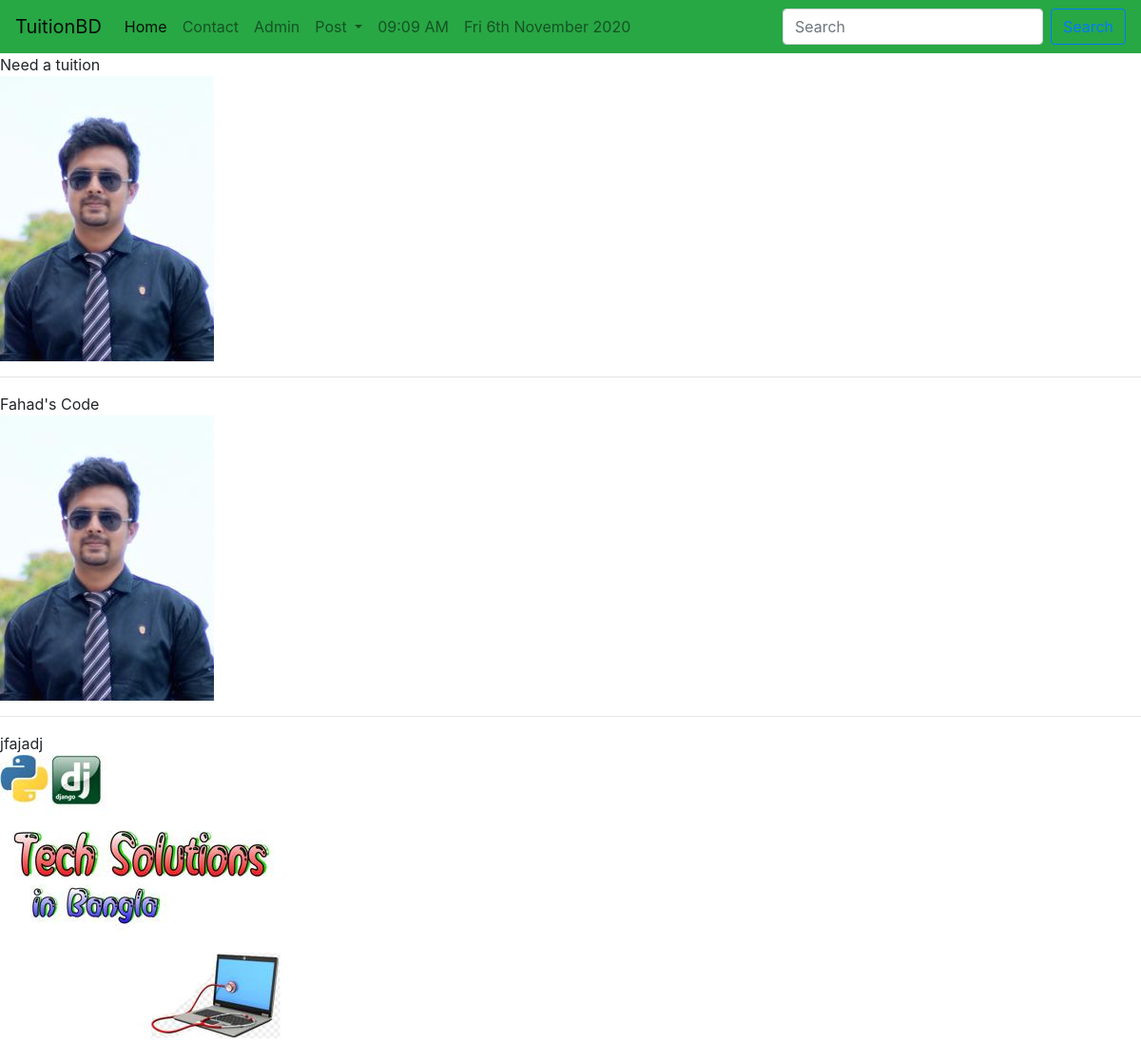
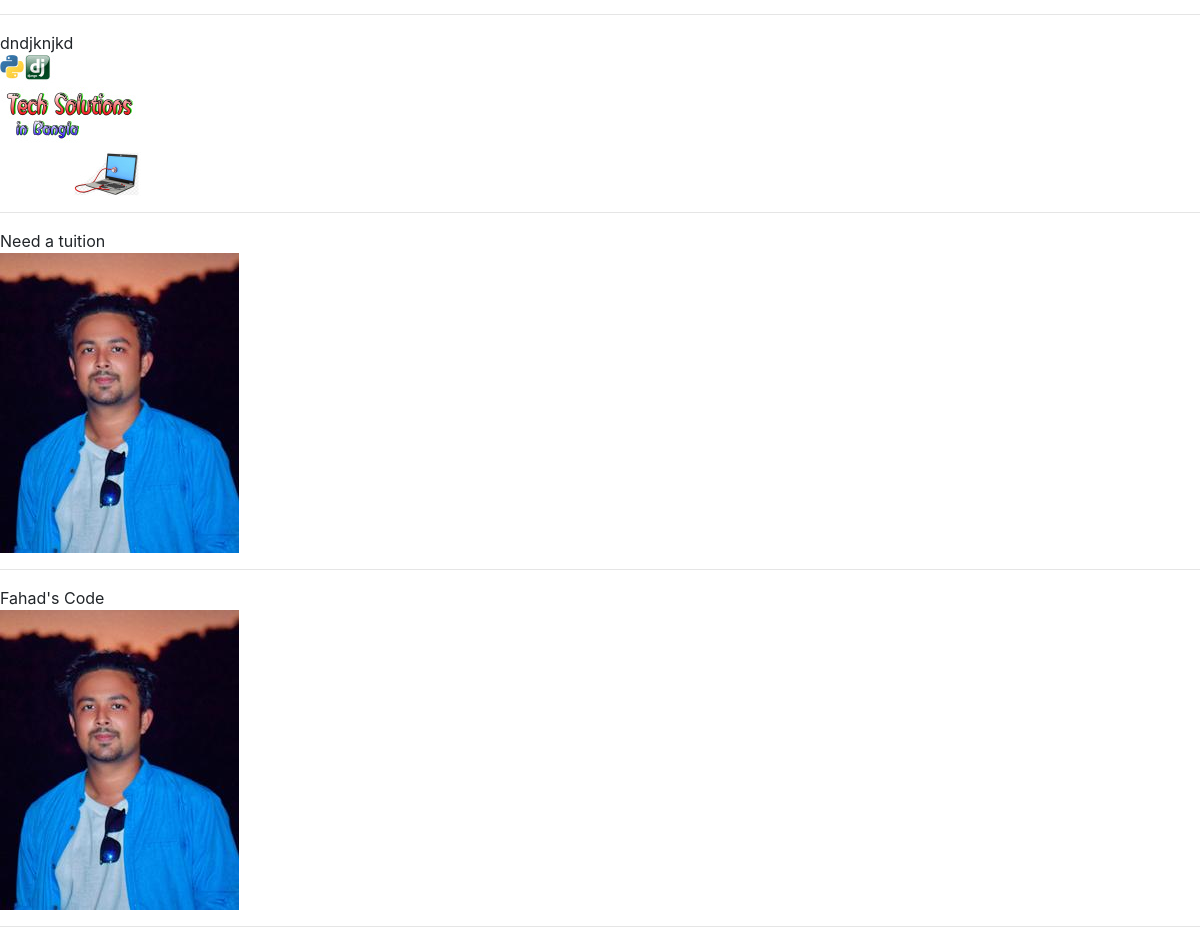
Page /tuition/posts/ on the committed database (2 pictures, top to bottom).
### tuition/models.py (models this page shows, shortened)
class Post(models.Model):
    CATEGORY=(
        ('Teacher','Teacher'),
        ('Student','Student'),
    )
    MEDIUM=(
        ('bangla','bangla'),
        ('English','English'),
        ('Urdu','Urdu'),
        ('Hindi','Hindi'),
        ('Arabic','Arabic'),
    )
    user=models.ForeignKey(User,on_delete=models.CASCADE, blank=True, null= True)
    id=models.AutoField(primary_key=True)
    title=models.CharField(max_length=101)
    slug=models.CharField(max_length=100, default=title)
    email=models.EmailField()
    salary=models.FloatField()
    details=models.TextField()
    available=models.BooleanField()
    category=models.CharField(max_length=100,choices=CATEGORY)
    created_at=models.DateTimeField(default=now)
    image=models.ImageField(default='default.jpg', upload_to='tuition/images')
    medium=MultiSelectField(max_length=100, max_choices=5, choices=MEDIUM, default='bangla')
    subject=models.ManyToManyField(Subject, related_name='subject_set')
    class_in=models.ManyToManyField(Class_in, related_name='class_set')

### tuition/views.py (the view)
# urls.py: path('posts/',postview,name="posts"),
def postview(request):
    post=Post.objects.all()
    return render(request, 'tuition/postview.html',{'post':post})

### templates/tuition/postview.html
{% extends 'basic.html' %}
{% block body %}
{% for p in post %}
{{p.title}} <br>
<img src="/media/{{p.image}}" alt="">
<hr>
{% endfor %}
{% endblock body %}

### rows in the picture
Post: title "Need a tuition", image (placeholder picture)
Post: title "Fahad's Code", image (placeholder picture)
Post: title "jfajadj", image (picture)
Post: title "dndjknjkd", image (picture)
Post: title "Need a tuition", image (picture)
Post: title "Fahad's Code", image (picture)
